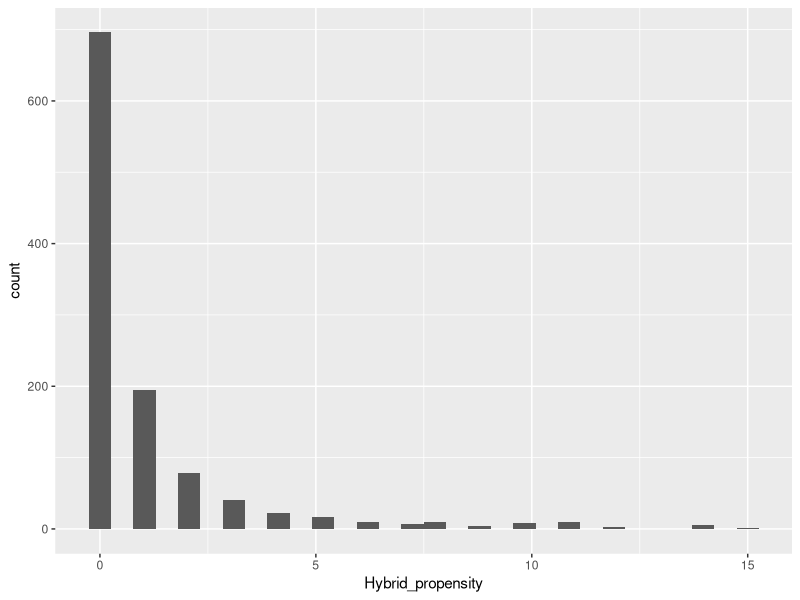

Here is the R script that generated this plot: (Note: this script raises an error after producing the figure.)
# The genetic landscape of hybridisation in the British flora #
# Max R. Brown, Peter M. Hollingsworth, Laura Forrest, Michelle Hart, Laura Jones, Col Ford, Tim Rich, Natasha de Vere, Alex D. Twyford #

# All code Max Brown #
# Last updated: 04.06.20 #


# Questions arising from the manuscript that need specific answers.

# Libraries needed #
library(data.table)
library(ggplot2)
library(Hmisc)
library(dplyr)

# dependent on parts 1:6 and objects therein.

##### Q1. What is the distribution of hybrid propensity? How many hybrids analysed? #####

# requires dat2_1.csv
data2.1 <- fread(file = "../data/Backups/data2.1_both200220.csv")
# add genus size
data2.1 <- data2.1[,.(Taxa, Hybrid_propensity, Genus.Size = .N), by = .(Genus)]
# adjusted the smoothing parameter, it's an exponentially decaying distribution.
ggplot(data2.1, aes(x = Hybrid_propensity))+ geom_histogram()
#+stat_density(adjust = 5)

# dist.sequ.cp4; dist.sequ.its4 needed

dist.sequ.cp4[test == TRUE] # 413
dist.sequ.its4[test == TRUE] # 279

##### Q2. How many multi-species genera do, and how many do not, have naturally occurring hybrids? #####
# for native species only #

# 123 multi species genera have naturally occurring hybrids. Largest genera (Carex, Sorbus, Juncus, Ranunculus, Potamogeton)
data2.1[, .(Genus_size = .N,
           Hybrid_propensity = sum(Hybrid_propensity)), by = "Genus"
       ][
         Genus_size > 1 & Hybrid_propensity > 0
         ][
           order(-Genus_size)]
# 121 multi species genera have no naturally occurring hybrids.
data2.1[, .(Genus_size = .N,
           Hybrid_propensity = sum(Hybrid_propensity)), by = "Genus"
       ][
         Genus_size > 1 & Hybrid_propensity == 0
         ][
           order(-Genus_size)]


##### Q3. Which large genera have no hybrids (give genera names and number of species)? #####

# see Q2. #


##### Q4. Which multi-species genera (with 5+ species) have the highest and lowest congeneric genetic divergence? #####

# PLASTID, dist.sequ.cp4 is the dataset. `test` contains whether hybrid formed or not.
# create genus size
mer <- unique(data2.1[, .(Genus1 = (Genus), Genus.Size)])
data2.2 <- mer[dist.sequ.cp4, on = "Genus1"]

# all genera with >= 5 species, hybridising or not.
data2.2[Genus.Size >=5, .(Mdist = mean(value)), by = "Genus1"][order(-Mdist)]
# only hybridising taxa
data2.2[Genus.Size >=5 & test == TRUE, .(Mdist = mean(value)), by = "Genus1"][order(-Mdist)]
# only hybridising genera
# cleaning
onlyhybs <- unique(data2.2[,.(Genus1, test)])
onlyhybs[, N := .N, by = "Genus1"]
onlyhybs[, Hybridising_genera := ifelse(test = N == 2, yes = TRUE, no = test)]
data2.3 <- unique(onlyhybs[, .(Genus1, Hybridising_genera)])[data2.2, on = "Genus1"]
# answer
data2.3[Genus.Size >=5 & Hybridising_genera == TRUE, .(Mdist = mean(value)), by = "Genus1"][order(-Mdist)]


dist.sequ.cp4[test == TRUE][,.(Mdist = mean(value)), by = .(Genus1)][order(-Mdist)]

# ITS

data2.4 <- mer[dist.sequ.its4, on = "Genus1"]

# all genera with >= 5 species, hybridising or not.
data2.4[Genus.Size >=5, .(Mdist = mean(value)), by = "Genus1"][order(-Mdist)]
# only hybridising taxa
data2.4[Genus.Size >=5 & test == TRUE, .(Mdist = mean(value), N=.N), by = "Genus1"][order(-Mdist)]

## THIS BIT IS IN THE MANUSCRIPT ##
# only hybridising genera
# cleaning
onlyhybs2 <- unique(data2.4[,.(Genus1, test)])
onlyhybs2[, N := .N, by = "Genus1"]
onlyhybs2[, Hybridising_genera := ifelse(test = N == 2, yes = TRUE, no = test)]
data2.5 <- unique(onlyhybs2[, .(Genus1, Hybridising_genera)])[data2.4, on = "Genus1"]
# answer(s)
data2.5[Genus.Size >=5 & Hybridising_genera == TRUE, .(Mdist = mean(value)), by = "Genus1"][order(-Mdist)]
data2.5[test == TRUE & Genus.Size >= 5, .(Mdist = mean(value), SE = sd(value)/sqrt(.N), N=.N), by = .(Genus1)][order(-Mdist)]

# export these results?


##### Q4.1 Do annuals have on average lower genetic distance than perennials? #####

### ITS ###
# merge with annual perennial data
annper4 <- fread("../data/Trait_databases/annual_perennial_britf_fl_updated.csv")

test <- annper4[data2.5, on = .(Species = rn)]
annper5<- rbind(annper4, data.table(Species = unique(test[is.na(AnnPer)]$Species),
           AnnPer = c("p", "p", "p", "a", "p", "p", "p", "p", "a", "a", 
                      "a", "p", "a", "p", "p", "p", "p", "p", "p", "p", "p",
                      "a", "a", "p", "p", "p", "a", "p", "p", "p", "p",
                      "p", "a", "p")))
annpertests <- annper5[data2.5, on = .(Species = rn)]
annpertests[AnnPer == ""]$AnnPer <- "a"
annpertests[AnnPer == "b"]$AnnPer <- "p"

# annuals do have on average lower genetic distance, but the lowest distance class
# is perennial species that hybridise.
annpertests[, .(Mdist=mean(value), SEM=sd(value)/sqrt(.N)), by = .(AnnPer, test)]

### CPDNA ###

test2 <- annper5[data2.3, on = .(Species = rn)][is.na(AnnPer)]
annper6 <- rbind(annper5, data.table(Species = unique(test2[is.na(AnnPer)]$Species),
           AnnPer = c("p", "p", "p", "p", "p", "p", "p", "a", "p"))) 
annpertests2 <- annper6[data2.3, on = .(Species = rn)]
annpertests2[AnnPer == ""]$AnnPer <- "a"
annpertests2[AnnPer == "b"]$AnnPer <- "p"

annpertests2[, .(Mdist=mean(value), SEM=sd(value)/sqrt(.N)), by = .(AnnPer, test)]

##### Q5. What is the mean and SE for genetic distance for the hybridisation boxplots? Are the statistically significant differences between hybridising and non-hybridising taxa? #####

# PLASTID
# again, the dataset is dist.sequ.cp4
dist.sequ.cp4[,.(Mean_CP = mean(value), 
                 SE_CP = sd(value)/sqrt(.N)), by = "test"] %>%
  # plot
  ggplot(aes(x = test, y = Mean_CP))+
  geom_point()+
  theme_bw()+
  geom_errorbar(aes(ymin = Mean_CP -SE_CP, ymax = Mean_CP + SE_CP))

# very significantly different.
wilcox.test(value ~ test, data = dist.sequ.cp4, conf.int = TRUE)

# boxplot plastid


# ITS
# again, the dataset is dist.sequ.its4
dist.sequ.its4[,.(Mean_ITS = mean(value), 
                  SE_ITS = sd(value)/sqrt(.N)), by = "test"] %>%
  # plot
  ggplot(aes(x = test, y = Mean_ITS))+
  geom_point()+
  theme_bw()+
  geom_errorbar(aes(ymin = Mean_ITS -SE_ITS, ymax = Mean_ITS + SE_ITS))

# very significantly different.
wilcox.test(conf.int = TRUE, value ~ test, data = dist.sequ.its4)

# mean and standard error for ITS.
dist.sequ.its4[, .(Mean = mean(value),
                   SE = sd(value)/sqrt(.N)), by = "test"]

##### Q6. Which are good examples of closely related taxa that do not hybridise? (What is their mean genetic distance and number of species per genus) #####

# PLASTID
# ALL GENERA
data2.2[Genus.Size >=2, .(Mdist = mean(value)), by = "Genus1"][order(Mdist)][1:10]
# ONLY NON-HYBRIDISING TAXA
data2.2[Genus.Size >=2 & test == FALSE, .(Mdist = mean(value)), by = "Genus1"][order(Mdist)][1:10]
# ONLY NON-HYBRIDISING GENERA
data2.3[Genus.Size >=2 & Hybridising_genera == FALSE, .(Mdist = mean(value)), by = "Genus1"][order(Mdist)][1:10]

# ITS
# ALL GENERA (used in manuscript.)
data2.4[Genus.Size >=2, .(Mdist = mean(value)), by = "Genus1"][order(Mdist)][1:10]
# ONLY NON-HYBRIDISING TAXA
data2.4[Genus.Size >=2 & test == FALSE, .(Mdist = mean(value)), by = "Genus1"][order(Mdist)][1:10]
# ONLY NON-HYBRIDISING GENERA
data2.5[Genus.Size >=2 & Hybridising_genera == FALSE, .(Mdist = mean(value)), by = "Genus1"][order(Mdist)][1:10]
